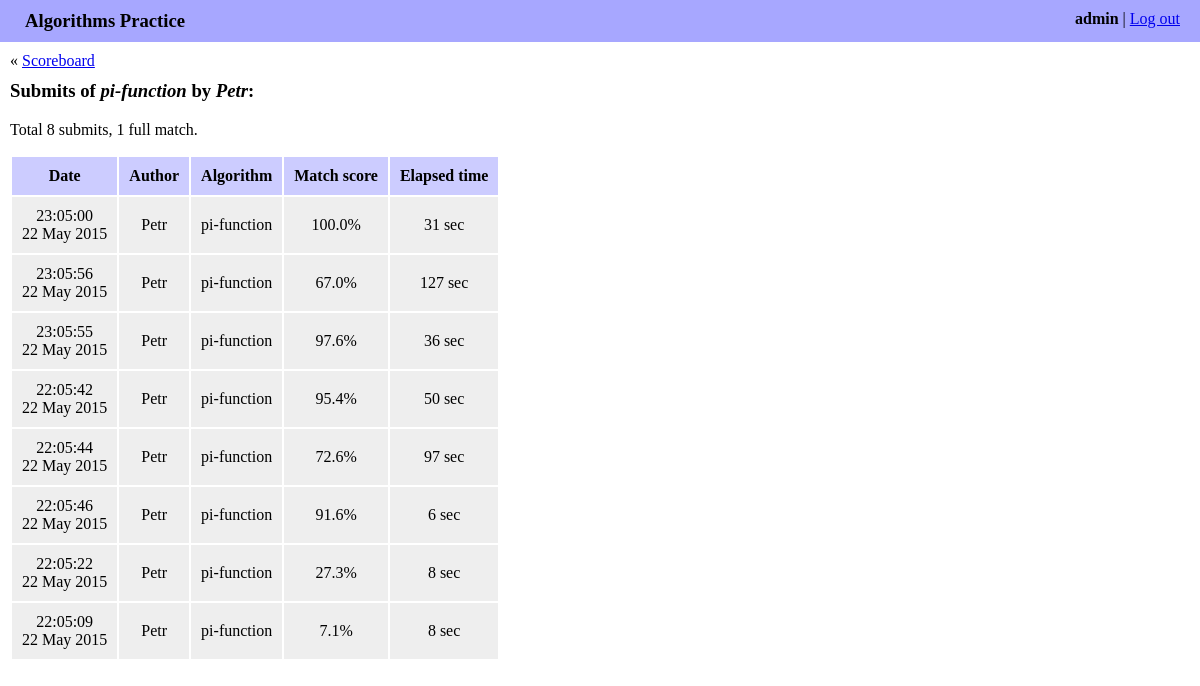
Screenshot of /algo/history/Petr/pi-function/ (signed in) with the database file from the repository.
### algo/models.py (models this page shows, shortened)
class Algorithm(models.Model):
    name = models.CharField(max_length=255)
    slug = models.SlugField(max_length=60, blank=True)
    source_code = models.TextField()
    def __str__(self):
        return self.name

class Submit(models.Model):
    algorithm = models.ForeignKey(Algorithm)
    author = models.ForeignKey(User)
    date = models.DateTimeField(auto_now_add=True)
    elapsed_seconds = models.IntegerField()
    source_code = models.TextField()
    score = models.FloatField()

### algo/views.py (the view)
# urls.py: url(r'^history/(?P<author_username>[\w-]+)/$',
@login_required
def history(request, author_username, algorithm_slug=None):
    author = get_object_or_404(User,
                               username=author_username, groups__name='algo')
    if algorithm_slug is not None:
        algorithm = get_object_or_404(Algorithm, slug=algorithm_slug)
        submits = Submit.objects.filter(author=author, algorithm=algorithm)
    else:
        algorithm = None
        submits = Submit.objects.filter(author=author)
    submits = submits.order_by('-date')
    full_matches_count = sum(1 for item in submits
                             if abs(item.score - 100) < EPS)
    return render(request, 'algo/history.html', {
        'algorithm': algorithm,
        'author': author,
        'full_matches_count': full_matches_count,
        'submits': submits,
    })

### algo/templates/algo/history.html (shortened to what this page needs)
{% extends "algo/base.html" %}
{% load staticfiles %}
{% block content %}
<div class="navigation_box">
    &laquo; <a href="{% url 'algo:index' %}">Scoreboard</a>
</div>
<h3>
    Submits
    {% if algorithm %}
    of <i>{{ algorithm.name }}</i>
    {% endif %}
    by <i>{{ author.username }}</i>:
</h3>
<p>
    Total {{ submits|length }} submit{{ submits|length|pluralize }},
    {{ full_matches_count }} full match{{ full_matches_count|pluralize:"es" }}.
</p>
{% if submits %}
<table class="history_table">
    <thead>
        <th>Date</th>
        <th>Author</th>
        <th>Algorithm</th>
        <th>Match score</th>
        <th>Elapsed time</th>
    </thead>
    <tbody>
        {% for submit in submits %}
        <tr>
            <td>
                {{ submit.date|date:"H:m:s" }}<br />
                {{ submit.date|date:"d M Y" }}
            </td>
            <td>{{ submit.author }}</td>
            <td>{{ submit.algorithm }}</td>
            <td>{{ submit.score|floatformat:1 }}%</td>
            <td>{{ submit.elapsed_seconds }} sec</td>
        </tr>
        {% endfor %}
    </tbody>
</table>
{% endif %}
{% endblock %}

### algo/templates/algo/base.html (shortened to what this page needs)
<!DOCTYPE html>
<html>
    <head>
        {% load staticfiles %}
        <link rel="stylesheet" href="{% static 'algo/style.css' %}">
    </head>
    <body>
        <div class="account_bar">
            <div class="account_info">
                <b>{{ request.user.username }}</b> | <a href="{% url 'logout' %}">Log out</a>
            </div>
            <div class="site_title">Algorithms Practice</div>
        </div>
        <div class="content">
        {% block content %}{% endblock %}
        </div>
    </body>
</html>

### algo/static/algo/style.css (style rules this page uses)
body { margin: 0; }
.account_bar { background-color: #a7a7ff; padding: 10px 20px 10px 25px; }
.account_info { float: right; }
.site_title { font-size: 14pt; font-weight: bold; }
.content { margin: 10px; }
h3 { margin-top: 10px; }
.history_table { text-align: center; }
.history_table th { background-color: #ccf; padding: 10px; }
.history_table td { background-color: #eee; padding: 10px; }

### rows the page displays
Algorithm: name "pi-function"
Submit: date "23:05:00", date "22 May 2015", author "Petr", algorithm "pi-function", score "100.0", elapsed_seconds "31"
Submit: date "23:05:56", date "22 May 2015", author "Petr", algorithm "pi-function", score "67.0", elapsed_seconds "127"
Submit: date "23:05:55", date "22 May 2015", author "Petr", algorithm "pi-function", score "97.6", elapsed_seconds "36"
Submit: date "22:05:42", date "22 May 2015", author "Petr", algorithm "pi-function", score "95.4", elapsed_seconds "50"
Submit: date "22:05:44", date "22 May 2015", author "Petr", algorithm "pi-function", score "72.6", elapsed_seconds "97"
Submit: date "22:05:46", date "22 May 2015", author "Petr", algorithm "pi-function", score "91.6", elapsed_seconds "6"
Submit: date "22:05:22", date "22 May 2015", author "Petr", algorithm "pi-function", score "27.3", elapsed_seconds "8"
Submit: date "22:05:09", date "22 May 2015", author "Petr", algorithm "pi-function", score "7.1", elapsed_seconds "8"

### other values shown
{{ request.user.username }} "admin"
{{ author.username }} "Petr"
{{ submits|length }} "8"
{{ full_matches_count }} "1"
